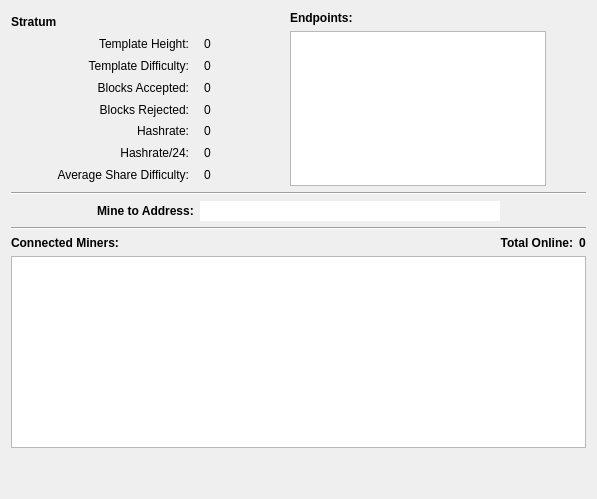
     <widget class="QWidget" name="tab_mining">
      <attribute name="title">
       <string>&amp;Mining</string>
      </attribute>
      <layout class="QVBoxLayout" name="verticalLayout_7">
       <item>
        <layout class="QVBoxLayout" name="verticalLayout_6">
         <item>
          <layout class="QHBoxLayout" name="horizontalLayout_6">
           <item>
            <layout class="QVBoxLayout" name="verticalLayout_9">
             <item>
              <layout class="QGridLayout" name="gridLayout_4">
               <property name="spacing">
                <number>0</number>
               </property>
               <item row="4" column="3">
                <widget class="QLabel" name="stratumBlocksAccepted">
                 <property name="text">
                  <string>0</string>
                 </property>
                </widget>
               </item>
               <item row="1" column="2">
                <spacer name="horizontalSpacer_2">
                 <property name="orientation">
                  <enum>Qt::Horizontal</enum>
                 </property>
                 <property name="sizeType">
                  <enum>QSizePolicy::Fixed</enum>
                 </property>
                 <property name="sizeHint" stdset="0">
                  <size>
                   <width>15</width>
                   <height>0</height>
                  </size>
                 </property>
                </spacer>
               </item>
               <item row="3" column="3">
                <widget class="QLabel" name="stratumDiff">
                 <property name="font">
                  <font>
                   <weight>50</weight>
                   <bold>false</bold>
                  </font>
                 </property>
                 <property name="text">
                  <string>0</string>
                 </property>
                </widget>
               </item>
               <item row="4" column="1">
                <widget class="QLabel" name="label_14">
                 <property name="text">
                  <string>Blocks Accepted:</string>
                 </property>
                 <property name="alignment">
                  <set>Qt::AlignRight|Qt::AlignTrailing|Qt::AlignVCenter</set>
                 </property>
                </widget>
               </item>
               <item row="7" column="1">
                <widget class="QLabel" name="label_33">
                 <property name="text">
                  <string>Hashrate/24:</string>
                 </property>
                 <property name="alignment">
                  <set>Qt::AlignRight|Qt::AlignTrailing|Qt::AlignVCenter</set>
                 </property>
                </widget>
               </item>
               <item row="5" column="1">
                <widget class="QLabel" name="label_31">
                 <property name="text">
                  <string>Blocks Rejected:</string>
                 </property>
                 <property name="alignment">
                  <set>Qt::AlignRight|Qt::AlignTrailing|Qt::AlignVCenter</set>
                 </property>
                </widget>
               </item>
               <item row="0" column="3">
                <spacer name="horizontalSpacer_5">
                 <property name="orientation">
                  <enum>Qt::Horizontal</enum>
                 </property>
                 <property name="sizeHint" stdset="0">
                  <size>
                   <width>40</width>
                   <height>20</height>
                  </size>
                 </property>
                </spacer>
               </item>
               <item row="4" column="0">
                <spacer name="horizontalSpacer_6">
                 <property name="orientation">
                  <enum>Qt::Horizontal</enum>
                 </property>
                 <property name="sizeHint" stdset="0">
                  <size>
                   <width>40</width>
                   <height>20</height>
                  </size>
                 </property>
                </spacer>
               </item>
               <item row="2" column="1">
                <widget class="QLabel" name="label_40">
                 <property name="font">
                  <font>
                   <weight>50</weight>
                   <bold>false</bold>
                  </font>
                 </property>
                 <property name="text">
                  <string>Template Height:</string>
                 </property>
                 <property name="alignment">
                  <set>Qt::AlignRight|Qt::AlignTrailing|Qt::AlignVCenter</set>
                 </property>
                </widget>
               </item>
               <item row="7" column="3">
                <widget class="QLabel" name="stratumHashrate24">
                 <property name="text">
                  <string>0</string>
                 </property>
                </widget>
               </item>
               <item row="6" column="3">
                <widget class="QLabel" name="stratumHashrate">
                 <property name="text">
                  <string>0</string>
                 </property>
                </widget>
               </item>
               <item row="3" column="1">
                <widget class="QLabel" name="label_42">
                 <property name="font">
                  <font>
                   <weight>50</weight>
                   <bold>false</bold>
                  </font>
                 </property>
                 <property name="text">
                  <string>Template Difficulty:</string>
                 </property>
                 <property name="alignment">
                  <set>Qt::AlignRight|Qt::AlignTrailing|Qt::AlignVCenter</set>
                 </property>
                </widget>
               </item>
               <item row="5" column="3">
                <widget class="QLabel" name="stratumBlocksRejected">
                 <property name="text">
                  <string>0</string>
                 </property>
                </widget>
               </item>
               <item row="0" column="0">
                <widget class="QLabel" name="label_11">
                 <property name="font">
                  <font>
                   <weight>75</weight>
                   <bold>true</bold>
                  </font>
                 </property>
                 <property name="text">
                  <string>Stratum</string>
                 </property>
                </widget>
               </item>
               <item row="6" column="1">
                <widget class="QLabel" name="label_32">
                 <property name="text">
                  <string>Hashrate:</string>
                 </property>
                 <property name="alignment">
                  <set>Qt::AlignRight|Qt::AlignTrailing|Qt::AlignVCenter</set>
                 </property>
                </widget>
               </item>
               <item row="2" column="3">
                <widget class="QLabel" name="stratumBh">
                 <property name="font">
                  <font>
                   <weight>50</weight>
                   <bold>false</bold>
                  </font>
                 </property>
                 <property name="text">
                  <string>0</string>
                 </property>
                </widget>
               </item>
               <item row="8" column="1">
                <widget class="QLabel" name="label_34">
                 <property name="text">
                  <string>Average Share Difficulty:</string>
                 </property>
                 <property name="alignment">
                  <set>Qt::AlignRight|Qt::AlignTrailing|Qt::AlignVCenter</set>
                 </property>
                </widget>
               </item>
               <item row="8" column="3">
                <widget class="QLabel" name="stratumAverageShareDiff">
                 <property name="text">
                  <string>0</string>
                 </property>
                </widget>
               </item>
              </layout>
             </item>
            </layout>
           </item>
           <item>
            <spacer name="horizontalSpacer_4">
             <property name="orientation">
              <enum>Qt::Horizontal</enum>
             </property>
             <property name="sizeHint" stdset="0">
              <size>
               <width>40</width>
               <height>20</height>
              </size>
             </property>
            </spacer>
           </item>
           <item>
            <layout class="QVBoxLayout" name="verticalLayout_8">
             <item>
              <widget class="QLabel" name="label_39">
               <property name="sizePolicy">
                <sizepolicy hsizetype="Preferred" vsizetype="Maximum">
                 <horstretch>0</horstretch>
                 <verstretch>0</verstretch>
                </sizepolicy>
               </property>
               <property name="font">
                <font>
                 <weight>75</weight>
                 <bold>true</bold>
                </font>
               </property>
               <property name="text">
                <string>Endpoints:</string>
               </property>
              </widget>
             </item>
             <item>
              <widget class="QTableView" name="stratumEndpoints">
               <property name="sizePolicy">
                <sizepolicy hsizetype="Maximum" vsizetype="MinimumExpanding">
                 <horstretch>0</horstretch>
                 <verstretch>0</verstretch>
                </sizepolicy>
               </property>
               <property name="minimumSize">
                <size>
                 <width>250</width>
                 <height>115</height>
                </size>
               </property>
               <property name="maximumSize">
                <size>
                 <width>450</width>
                 <height>155</height>
                </size>
               </property>
              </widget>
             </item>
            </layout>
           </item>
           <item>
            <spacer name="horizontalSpacer_8">
             <property name="orientation">
              <enum>Qt::Horizontal</enum>
             </property>
             <property name="sizeHint" stdset="0">
              <size>
               <width>40</width>
               <height>20</height>
              </size>
             </property>
            </spacer>
           </item>
          </layout>
         </item>
        </layout>
       </item>
       <item>
        <widget class="Line" name="line_3">
         <property name="orientation">
          <enum>Qt::Horizontal</enum>
         </property>
        </widget>
       </item>
       <item>
        <layout class="QHBoxLayout" name="horizontalLayout_7">
         <item>
          <spacer name="horizontalSpacer_7">
           <property name="orientation">
            <enum>Qt::Horizontal</enum>
           </property>
           <property name="sizeHint" stdset="0">
            <size>
             <width>40</width>
             <height>20</height>
            </size>
           </property>
          </spacer>
         </item>
         <item>
          <widget class="QLabel" name="label">
           <property name="font">
            <font>
             <weight>75</weight>
             <bold>true</bold>
            </font>
           </property>
           <property name="text">
            <string>Mine to Address:</string>
           </property>
          </widget>
         </item>
         <item>
          <widget class="QLineEdit" name="mineToAddress">
           <property name="sizePolicy">
            <sizepolicy hsizetype="Maximum" vsizetype="Fixed">
             <horstretch>0</horstretch>
             <verstretch>0</verstretch>
            </sizepolicy>
           </property>
           <property name="minimumSize">
            <size>
             <width>300</width>
             <height>0</height>
            </size>
           </property>
           <property name="font">
            <font>
             <weight>50</weight>
             <bold>false</bold>
            </font>
           </property>
           <property name="frame">
            <bool>false</bool>
           </property>
           <property name="alignment">
            <set>Qt::AlignCenter</set>
           </property>
           <property name="readOnly">
            <bool>true</bool>
           </property>
          </widget>
         </item>
         <item>
          <spacer name="horizontalSpacer_3">
           <property name="orientation">
            <enum>Qt::Horizontal</enum>
           </property>
           <property name="sizeHint" stdset="0">
            <size>
             <width>40</width>
             <height>20</height>
            </size>
           </property>
          </spacer>
         </item>
        </layout>
       </item>
       <item>
        <widget class="Line" name="line_4">
         <property name="orientation">
          <enum>Qt::Horizontal</enum>
         </property>
        </widget>
       </item>
       <item>
        <layout class="QVBoxLayout" name="verticalLayout_10">
         <item>
          <layout class="QHBoxLayout" name="horizontalLayout_8">
           <item>
            <widget class="QLabel" name="label_5">
             <property name="font">
              <font>
               <weight>75</weight>
               <bold>true</bold>
              </font>
             </property>
             <property name="text">
              <string>Connected Miners:</string>
             </property>
            </widget>
           </item>
           <item>
            <widget class="QLabel" name="label_2">
             <property name="font">
              <font>
               <weight>75</weight>
               <bold>true</bold>
              </font>
             </property>
             <property name="text">
              <string>Total Online:</string>
             </property>
             <property name="alignment">
              <set>Qt::AlignRight|Qt::AlignTrailing|Qt::AlignVCenter</set>
             </property>
            </widget>
           </item>
           <item>
            <widget class="QLabel" name="miners_online">
             <property name="sizePolicy">
              <sizepolicy hsizetype="Maximum" vsizetype="Preferred">
               <horstretch>0</horstretch>
               <verstretch>0</verstretch>
              </sizepolicy>
             </property>
             <property name="font">
              <font>
               <weight>75</weight>
               <bold>true</bold>
              </font>
             </property>
             <property name="text">
              <string>0</string>
             </property>
            </widget>
           </item>
          </layout>
         </item>
         <item>
          <widget class="QTableView" name="stratumConnectedMiners">
           <property name="sizePolicy">
            <sizepolicy hsizetype="Expanding" vsizetype="Expanding">
             <horstretch>0</horstretch>
             <verstretch>0</verstretch>
            </sizepolicy>
           </property>
          </widget>
         </item>
        </layout>
       </item>
       <item>
        <spacer name="verticalSpacer_5">
         <property name="orientation">
          <enum>Qt::Vertical</enum>
         </property>
         <property name="sizeHint" stdset="0">
          <size>
           <width>20</width>
           <height>40</height>
          </size>
         </property>
        </spacer>
       </item>
      </layout>
     </widget>
